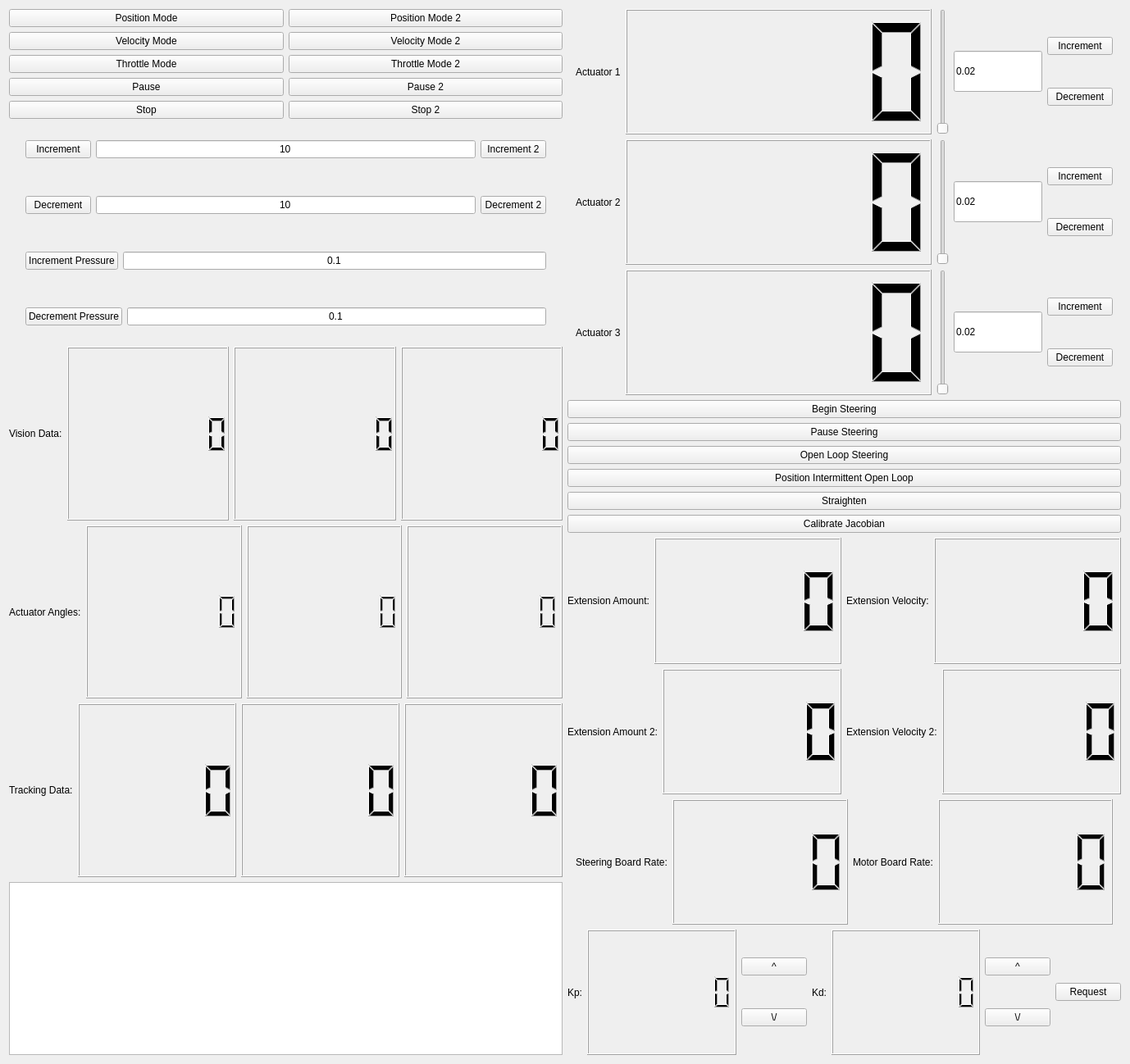
<?xml version="1.0" encoding="UTF-8"?>
<ui version="4.0">
 <class>TapeRobot</class>
 <widget class="QWidget" name="TapeRobot">
  <property name="geometry">
   <rect>
    <x>0</x>
    <y>0</y>
    <width>1378</width>
    <height>1298</height>
   </rect>
  </property>
  <property name="windowTitle">
   <string>Form</string>
  </property>
  <layout class="QHBoxLayout" name="horizontalLayout_19">
   <item>
    <layout class="QVBoxLayout" name="verticalLayout">
     <item>
      <layout class="QHBoxLayout" name="horizontalLayout_3">
       <item>
        <widget class="QPushButton" name="posMode_2">
         <property name="sizePolicy">
          <sizepolicy hsizetype="MinimumExpanding" vsizetype="Minimum">
           <horstretch>0</horstretch>
           <verstretch>0</verstretch>
          </sizepolicy>
         </property>
         <property name="text">
          <string>Position Mode</string>
         </property>
        </widget>
       </item>
       <item>
        <widget class="QPushButton" name="posMode">
         <property name="sizePolicy">
          <sizepolicy hsizetype="MinimumExpanding" vsizetype="Minimum">
           <horstretch>0</horstretch>
           <verstretch>0</verstretch>
          </sizepolicy>
         </property>
         <property name="text">
          <string>Position Mode 2</string>
         </property>
        </widget>
       </item>
      </layout>
     </item>
     <item>
      <layout class="QHBoxLayout" name="horizontalLayout_9">
       <item>
        <widget class="QPushButton" name="velMode">
         <property name="sizePolicy">
          <sizepolicy hsizetype="MinimumExpanding" vsizetype="Minimum">
           <horstretch>0</horstretch>
           <verstretch>0</verstretch>
          </sizepolicy>
         </property>
         <property name="text">
          <string>Velocity Mode</string>
         </property>
        </widget>
       </item>
       <item>
        <widget class="QPushButton" name="velMode_2">
         <property name="sizePolicy">
          <sizepolicy hsizetype="MinimumExpanding" vsizetype="Minimum">
           <horstretch>0</horstretch>
           <verstretch>0</verstretch>
          </sizepolicy>
         </property>
         <property name="text">
          <string>Velocity Mode 2</string>
         </property>
        </widget>
       </item>
      </layout>
     </item>
     <item>
      <layout class="QHBoxLayout" name="horizontalLayout_16">
       <item>
        <widget class="QPushButton" name="throttleMode">
         <property name="sizePolicy">
          <sizepolicy hsizetype="MinimumExpanding" vsizetype="Minimum">
           <horstretch>0</horstretch>
           <verstretch>0</verstretch>
          </sizepolicy>
         </property>
         <property name="text">
          <string>Throttle Mode</string>
         </property>
        </widget>
       </item>
       <item>
        <widget class="QPushButton" name="throttleMode_2">
         <property name="sizePolicy">
          <sizepolicy hsizetype="MinimumExpanding" vsizetype="Minimum">
           <horstretch>0</horstretch>
           <verstretch>0</verstretch>
          </sizepolicy>
         </property>
         <property name="text">
          <string>Throttle Mode 2</string>
         </property>
        </widget>
       </item>
      </layout>
     </item>
     <item>
      <layout class="QHBoxLayout" name="horizontalLayout_17">
       <item>
        <widget class="QPushButton" name="pause">
         <property name="sizePolicy">
          <sizepolicy hsizetype="Minimum" vsizetype="Minimum">
           <horstretch>0</horstretch>
           <verstretch>0</verstretch>
          </sizepolicy>
         </property>
         <property name="text">
          <string>Pause</string>
         </property>
        </widget>
       </item>
       <item>
        <widget class="QPushButton" name="pause_2">
         <property name="sizePolicy">
          <sizepolicy hsizetype="Minimum" vsizetype="Minimum">
           <horstretch>0</horstretch>
           <verstretch>0</verstretch>
          </sizepolicy>
         </property>
         <property name="text">
          <string>Pause 2</string>
         </property>
        </widget>
       </item>
      </layout>
     </item>
     <item>
      <layout class="QHBoxLayout" name="horizontalLayout_20">
       <item>
        <widget class="QPushButton" name="stop">
         <property name="text">
          <string>Stop</string>
         </property>
        </widget>
       </item>
       <item>
        <widget class="QPushButton" name="stop_2">
         <property name="text">
          <string>Stop 2</string>
         </property>
        </widget>
       </item>
      </layout>
     </item>
     <item>
      <layout class="QHBoxLayout" name="horizontalLayout_2">
       <property name="leftMargin">
        <number>20</number>
       </property>
       <property name="topMargin">
        <number>20</number>
       </property>
       <property name="rightMargin">
        <number>20</number>
       </property>
       <property name="bottomMargin">
        <number>20</number>
       </property>
       <item>
        <widget class="QPushButton" name="increment">
         <property name="sizePolicy">
          <sizepolicy hsizetype="Minimum" vsizetype="Minimum">
           <horstretch>0</horstretch>
           <verstretch>0</verstretch>
          </sizepolicy>
         </property>
         <property name="text">
          <string>Increment</string>
         </property>
        </widget>
       </item>
       <item>
        <widget class="QLineEdit" name="incValue">
         <property name="text">
          <string>10</string>
         </property>
         <property name="alignment">
          <set>Qt::AlignCenter</set>
         </property>
        </widget>
       </item>
       <item>
        <widget class="QPushButton" name="increment_2">
         <property name="sizePolicy">
          <sizepolicy hsizetype="Minimum" vsizetype="Minimum">
           <horstretch>0</horstretch>
           <verstretch>0</verstretch>
          </sizepolicy>
         </property>
         <property name="text">
          <string>Increment 2</string>
         </property>
        </widget>
       </item>
      </layout>
     </item>
     <item>
      <layout class="QHBoxLayout" name="horizontalLayout_6">
       <property name="leftMargin">
        <number>20</number>
       </property>
       <property name="topMargin">
        <number>20</number>
       </property>
       <property name="rightMargin">
        <number>20</number>
       </property>
       <property name="bottomMargin">
        <number>20</number>
       </property>
       <item>
        <widget class="QPushButton" name="decrement">
         <property name="text">
          <string>Decrement</string>
         </property>
        </widget>
       </item>
       <item>
        <widget class="QLineEdit" name="decValue">
         <property name="text">
          <string>10</string>
         </property>
         <property name="alignment">
          <set>Qt::AlignCenter</set>
         </property>
        </widget>
       </item>
       <item>
        <widget class="QPushButton" name="decrement_2">
         <property name="text">
          <string>Decrement 2</string>
         </property>
        </widget>
       </item>
      </layout>
     </item>
     <item>
      <layout class="QHBoxLayout" name="horizontalLayout_4">
       <property name="leftMargin">
        <number>20</number>
       </property>
       <property name="topMargin">
        <number>20</number>
       </property>
       <property name="rightMargin">
        <number>20</number>
       </property>
       <property name="bottomMargin">
        <number>20</number>
       </property>
       <item>
        <widget class="QPushButton" name="incrementPressure">
         <property name="text">
          <string>Increment Pressure</string>
         </property>
        </widget>
       </item>
       <item>
        <widget class="QLineEdit" name="incPressureValue">
         <property name="text">
          <string>0.1</string>
         </property>
         <property name="alignment">
          <set>Qt::AlignCenter</set>
         </property>
        </widget>
       </item>
      </layout>
     </item>
     <item>
      <layout class="QHBoxLayout" name="horizontalLayout_5">
       <property name="leftMargin">
        <number>20</number>
       </property>
       <property name="topMargin">
        <number>20</number>
       </property>
       <property name="rightMargin">
        <number>20</number>
       </property>
       <property name="bottomMargin">
        <number>20</number>
       </property>
       <item>
        <widget class="QPushButton" name="decPressure">
         <property name="text">
          <string>Decrement Pressure</string>
         </property>
        </widget>
       </item>
       <item>
        <widget class="QLineEdit" name="decPressureValue">
         <property name="text">
          <string>0.1</string>
         </property>
         <property name="alignment">
          <set>Qt::AlignCenter</set>
         </property>
        </widget>
       </item>
      </layout>
     </item>
     <item>
      <layout class="QHBoxLayout" name="horizontalLayout_13">
       <item>
        <widget class="QLabel" name="visionData">
         <property name="text">
          <string>Vision Data:</string>
         </property>
        </widget>
       </item>
       <item>
        <widget class="QLCDNumber" name="visionData_1">
         <property name="sizePolicy">
          <sizepolicy hsizetype="Expanding" vsizetype="Expanding">
           <horstretch>0</horstretch>
           <verstretch>0</verstretch>
          </sizepolicy>
         </property>
         <property name="digitCount">
          <number>8</number>
         </property>
        </widget>
       </item>
       <item>
        <widget class="QLCDNumber" name="visionData_2">
         <property name="sizePolicy">
          <sizepolicy hsizetype="Expanding" vsizetype="Expanding">
           <horstretch>0</horstretch>
           <verstretch>0</verstretch>
          </sizepolicy>
         </property>
         <property name="digitCount">
          <number>8</number>
         </property>
        </widget>
       </item>
       <item>
        <widget class="QLCDNumber" name="visionData_3">
         <property name="sizePolicy">
          <sizepolicy hsizetype="Expanding" vsizetype="Expanding">
           <horstretch>0</horstretch>
           <verstretch>0</verstretch>
          </sizepolicy>
         </property>
         <property name="digitCount">
          <number>8</number>
         </property>
        </widget>
       </item>
      </layout>
     </item>
     <item>
      <layout class="QHBoxLayout" name="horizontalLayout_11">
       <item>
        <widget class="QLabel" name="actuatorLabel">
         <property name="text">
          <string>Actuator Angles:</string>
         </property>
        </widget>
       </item>
       <item>
        <widget class="QLCDNumber" name="actuatorAngle_1">
         <property name="sizePolicy">
          <sizepolicy hsizetype="Expanding" vsizetype="Expanding">
           <horstretch>0</horstretch>
           <verstretch>0</verstretch>
          </sizepolicy>
         </property>
         <property name="digitCount">
          <number>8</number>
         </property>
        </widget>
       </item>
       <item>
        <widget class="QLCDNumber" name="actuatorAngle_2">
         <property name="sizePolicy">
          <sizepolicy hsizetype="Expanding" vsizetype="Expanding">
           <horstretch>0</horstretch>
           <verstretch>0</verstretch>
          </sizepolicy>
         </property>
         <property name="digitCount">
          <number>8</number>
         </property>
        </widget>
       </item>
       <item>
        <widget class="QLCDNumber" name="actuatorAngle_3">
         <property name="sizePolicy">
          <sizepolicy hsizetype="Expanding" vsizetype="Expanding">
           <horstretch>0</horstretch>
           <verstretch>0</verstretch>
          </sizepolicy>
         </property>
         <property name="digitCount">
          <number>8</number>
         </property>
        </widget>
       </item>
      </layout>
     </item>
     <item>
      <layout class="QHBoxLayout" name="horizontalLayout">
       <item>
        <widget class="QLabel" name="trackLabel">
         <property name="text">
          <string>Tracking Data:</string>
         </property>
        </widget>
       </item>
       <item>
        <widget class="QLCDNumber" name="track_x">
         <property name="sizePolicy">
          <sizepolicy hsizetype="Expanding" vsizetype="Expanding">
           <horstretch>0</horstretch>
           <verstretch>0</verstretch>
          </sizepolicy>
         </property>
        </widget>
       </item>
       <item>
        <widget class="QLCDNumber" name="track_y">
         <property name="sizePolicy">
          <sizepolicy hsizetype="Expanding" vsizetype="Expanding">
           <horstretch>0</horstretch>
           <verstretch>0</verstretch>
          </sizepolicy>
         </property>
        </widget>
       </item>
       <item>
        <widget class="QLCDNumber" name="track_c">
         <property name="sizePolicy">
          <sizepolicy hsizetype="Expanding" vsizetype="Expanding">
           <horstretch>0</horstretch>
           <verstretch>0</verstretch>
          </sizepolicy>
         </property>
        </widget>
       </item>
      </layout>
     </item>
     <item>
      <widget class="QTextEdit" name="textEdit"/>
     </item>
    </layout>
   </item>
   <item>
    <layout class="QVBoxLayout" name="verticalLayout_8">
     <item>
      <layout class="QHBoxLayout" name="horizontalLayout_7">
       <property name="leftMargin">
        <number>10</number>
       </property>
       <property name="rightMargin">
        <number>10</number>
       </property>
       <item>
        <widget class="QLabel" name="actuator_1">
         <property name="text">
          <string>Actuator 1</string>
         </property>
        </widget>
       </item>
       <item>
        <widget class="QLCDNumber" name="regulatorAmount_1">
         <property name="sizePolicy">
          <sizepolicy hsizetype="Expanding" vsizetype="Expanding">
           <horstretch>0</horstretch>
           <verstretch>0</verstretch>
          </sizepolicy>
         </property>
        </widget>
       </item>
       <item>
        <widget class="QSlider" name="regVert_1">
         <property name="orientation">
          <enum>Qt::Vertical</enum>
         </property>
        </widget>
       </item>
       <item>
        <widget class="QLineEdit" name="regIncAmount_1">
         <property name="sizePolicy">
          <sizepolicy hsizetype="Minimum" vsizetype="Fixed">
           <horstretch>0</horstretch>
           <verstretch>0</verstretch>
          </sizepolicy>
         </property>
         <property name="minimumSize">
          <size>
           <width>10</width>
           <height>50</height>
          </size>
         </property>
         <property name="text">
          <string>0.02</string>
         </property>
        </widget>
       </item>
       <item>
        <layout class="QVBoxLayout" name="verticalLayout_2">
         <property name="leftMargin">
          <number>0</number>
         </property>
         <item>
          <widget class="QPushButton" name="regInc_1">
           <property name="text">
            <string>Increment</string>
           </property>
          </widget>
         </item>
         <item>
          <widget class="QPushButton" name="regDec_1">
           <property name="text">
            <string>Decrement</string>
           </property>
          </widget>
         </item>
        </layout>
       </item>
      </layout>
     </item>
     <item>
      <layout class="QHBoxLayout" name="horizontalLayout_8">
       <property name="leftMargin">
        <number>10</number>
       </property>
       <property name="rightMargin">
        <number>10</number>
       </property>
       <item>
        <widget class="QLabel" name="actuator_2">
         <property name="text">
          <string>Actuator 2</string>
         </property>
        </widget>
       </item>
       <item>
        <widget class="QLCDNumber" name="regulatorAmount_2">
         <property name="sizePolicy">
          <sizepolicy hsizetype="Expanding" vsizetype="Expanding">
           <horstretch>0</horstretch>
           <verstretch>0</verstretch>
          </sizepolicy>
         </property>
        </widget>
       </item>
       <item>
        <widget class="QSlider" name="regVert_2">
         <property name="orientation">
          <enum>Qt::Vertical</enum>
         </property>
        </widget>
       </item>
       <item>
        <widget class="QLineEdit" name="regIncAmount_2">
         <property name="sizePolicy">
          <sizepolicy hsizetype="Minimum" vsizetype="Fixed">
           <horstretch>0</horstretch>
           <verstretch>0</verstretch>
          </sizepolicy>
         </property>
         <property name="minimumSize">
          <size>
           <width>10</width>
           <height>50</height>
          </size>
         </property>
         <property name="text">
          <string>0.02</string>
         </property>
        </widget>
       </item>
       <item>
        <layout class="QVBoxLayout" name="verticalLayout_3">
         <property name="leftMargin">
          <number>0</number>
         </property>
         <item>
          <widget class="QPushButton" name="regInc_2">
           <property name="text">
            <string>Increment</string>
           </property>
          </widget>
         </item>
         <item>
          <widget class="QPushButton" name="regDec_2">
           <property name="text">
            <string>Decrement</string>
           </property>
          </widget>
         </item>
        </layout>
       </item>
      </layout>
     </item>
     <item>
      <layout class="QHBoxLayout" name="horizontalLayout_10">
       <property name="leftMargin">
        <number>10</number>
       </property>
       <property name="rightMargin">
        <number>10</number>
       </property>
       <item>
        <widget class="QLabel" name="actuator_3">
         <property name="text">
          <string>Actuator 3</string>
         </property>
        </widget>
       </item>
       <item>
        <widget class="QLCDNumber" name="regulatorAmount_3">
         <property name="sizePolicy">
          <sizepolicy hsizetype="Expanding" vsizetype="Expanding">
           <horstretch>0</horstretch>
           <verstretch>0</verstretch>
          </sizepolicy>
         </property>
        </widget>
       </item>
       <item>
        <widget class="QSlider" name="regVert_3">
         <property name="orientation">
          <enum>Qt::Vertical</enum>
         </property>
        </widget>
       </item>
       <item>
        <widget class="QLineEdit" name="regIncAmount_3">
         <property name="sizePolicy">
          <sizepolicy hsizetype="Minimum" vsizetype="Fixed">
           <horstretch>0</horstretch>
           <verstretch>0</verstretch>
          </sizepolicy>
         </property>
         <property name="minimumSize">
          <size>
           <width>10</width>
           <height>50</height>
          </size>
         </property>
         <property name="text">
          <string>0.02</string>
         </property>
        </widget>
       </item>
       <item>
        <layout class="QVBoxLayout" name="verticalLayout_4">
         <property name="leftMargin">
          <number>0</number>
         </property>
         <item>
          <widget class="QPushButton" name="regInc_3">
           <property name="text">
            <string>Increment</string>
           </property>
          </widget>
         </item>
         <item>
          <widget class="QPushButton" name="regDec_3">
           <property name="text">
            <string>Decrement</string>
           </property>
          </widget>
         </item>
        </layout>
       </item>
      </layout>
     </item>
     <item>
      <widget class="QPushButton" name="beginSteering">
       <property name="text">
        <string>Begin Steering</string>
       </property>
      </widget>
     </item>
     <item>
      <widget class="QPushButton" name="pauseSteering">
       <property name="text">
        <string>Pause Steering</string>
       </property>
      </widget>
     </item>
     <item>
      <widget class="QPushButton" name="openLoopSteering">
       <property name="text">
        <string>Open Loop Steering</string>
       </property>
      </widget>
     </item>
     <item>
      <widget class="QPushButton" name="posIntermittent">
       <property name="text">
        <string>Position Intermittent Open Loop</string>
       </property>
      </widget>
     </item>
     <item>
      <widget class="QPushButton" name="straighten">
       <property name="text">
        <string>Straighten</string>
       </property>
      </widget>
     </item>
     <item>
      <widget class="QPushButton" name="calibrateJacobian">
       <property name="text">
        <string>Calibrate Jacobian</string>
       </property>
      </widget>
     </item>
     <item>
      <layout class="QHBoxLayout" name="horizontalLayout_14">
       <item>
        <widget class="QLabel" name="insertAmount">
         <property name="text">
          <string>Extension Amount:</string>
         </property>
        </widget>
       </item>
       <item>
        <widget class="QLCDNumber" name="extensionAmount">
         <property name="sizePolicy">
          <sizepolicy hsizetype="Expanding" vsizetype="Expanding">
           <horstretch>0</horstretch>
           <verstretch>0</verstretch>
          </sizepolicy>
         </property>
        </widget>
       </item>
       <item>
        <widget class="QLabel" name="extensionVelly">
         <property name="text">
          <string>Extension Velocity:</string>
         </property>
        </widget>
       </item>
       <item>
        <widget class="QLCDNumber" name="extensionVel">
         <property name="sizePolicy">
          <sizepolicy hsizetype="Expanding" vsizetype="Minimum">
           <horstretch>0</horstretch>
           <verstretch>0</verstretch>
          </sizepolicy>
         </property>
        </widget>
       </item>
      </layout>
     </item>
     <item>
      <layout class="QHBoxLayout" name="horizontalLayout_18">
       <item>
        <widget class="QLabel" name="insertAmount_3">
         <property name="text">
          <string>Extension Amount 2:</string>
         </property>
        </widget>
       </item>
       <item>
        <widget class="QLCDNumber" name="extensionAmount_2">
         <property name="sizePolicy">
          <sizepolicy hsizetype="Expanding" vsizetype="Expanding">
           <horstretch>0</horstretch>
           <verstretch>0</verstretch>
          </sizepolicy>
         </property>
        </widget>
       </item>
       <item>
        <widget class="QLabel" name="extensionVelly_3">
         <property name="text">
          <string>Extension Velocity 2:</string>
         </property>
        </widget>
       </item>
       <item>
        <widget class="QLCDNumber" name="extensionVel_2">
         <property name="sizePolicy">
          <sizepolicy hsizetype="Expanding" vsizetype="Minimum">
           <horstretch>0</horstretch>
           <verstretch>0</verstretch>
          </sizepolicy>
         </property>
        </widget>
       </item>
      </layout>
     </item>
     <item>
      <layout class="QHBoxLayout" name="horizontalLayout_12">
       <property name="leftMargin">
        <number>10</number>
       </property>
       <property name="rightMargin">
        <number>10</number>
       </property>
       <item>
        <widget class="QLabel" name="insertAmount_2">
         <property name="text">
          <string>Steering Board Rate:</string>
         </property>
        </widget>
       </item>
       <item>
        <widget class="QLCDNumber" name="steeringBoardRate">
         <property name="sizePolicy">
          <sizepolicy hsizetype="Expanding" vsizetype="Expanding">
           <horstretch>0</horstretch>
           <verstretch>0</verstretch>
          </sizepolicy>
         </property>
        </widget>
       </item>
       <item>
        <widget class="QLabel" name="extensionVelly_2">
         <property name="text">
          <string>Motor Board Rate:</string>
         </property>
        </widget>
       </item>
       <item>
        <widget class="QLCDNumber" name="motorBoardRate">
         <property name="sizePolicy">
          <sizepolicy hsizetype="Expanding" vsizetype="Minimum">
           <horstretch>0</horstretch>
           <verstretch>0</verstretch>
          </sizepolicy>
         </property>
        </widget>
       </item>
       <item>
        <layout class="QVBoxLayout" name="verticalLayout_7">
         <property name="leftMargin">
          <number>0</number>
         </property>
        </layout>
       </item>
      </layout>
     </item>
     <item>
      <layout class="QHBoxLayout" name="horizontalLayout_15">
       <item>
        <widget class="QLabel" name="kpText">
         <property name="text">
          <string>Kp:</string>
         </property>
        </widget>
       </item>
       <item>
        <widget class="QLCDNumber" name="kpAmount">
         <property name="sizePolicy">
          <sizepolicy hsizetype="Expanding" vsizetype="Expanding">
           <horstretch>0</horstretch>
           <verstretch>0</verstretch>
          </sizepolicy>
         </property>
         <property name="digitCount">
          <number>8</number>
         </property>
        </widget>
       </item>
       <item>
        <layout class="QVBoxLayout" name="verticalLayout_5">
         <item>
          <widget class="QPushButton" name="kpUp">
           <property name="text">
            <string>^</string>
           </property>
          </widget>
         </item>
         <item>
          <widget class="QPushButton" name="kpDown">
           <property name="text">
            <string>\/</string>
           </property>
          </widget>
         </item>
        </layout>
       </item>
       <item>
        <widget class="QLabel" name="kd_text">
         <property name="text">
          <string>Kd:</string>
         </property>
        </widget>
       </item>
       <item>
        <widget class="QLCDNumber" name="kdAmount">
         <property name="sizePolicy">
          <sizepolicy hsizetype="Expanding" vsizetype="Minimum">
           <horstretch>0</horstretch>
           <verstretch>0</verstretch>
          </sizepolicy>
         </property>
         <property name="digitCount">
          <number>8</number>
         </property>
        </widget>
       </item>
       <item>
        <layout class="QVBoxLayout" name="verticalLayout_6">
         <item>
          <widget class="QPushButton" name="kdUp">
           <property name="text">
            <string>^</string>
           </property>
          </widget>
         </item>
         <item>
          <widget class="QPushButton" name="kdDown">
           <property name="text">
            <string>\/</string>
           </property>
          </widget>
         </item>
        </layout>
       </item>
       <item>
        <widget class="QPushButton" name="requestKp">
         <property name="text">
          <string>Request</string>
         </property>
        </widget>
       </item>
      </layout>
     </item>
    </layout>
   </item>
  </layout>
 </widget>
 <resources/>
 <connections/>
</ui>
